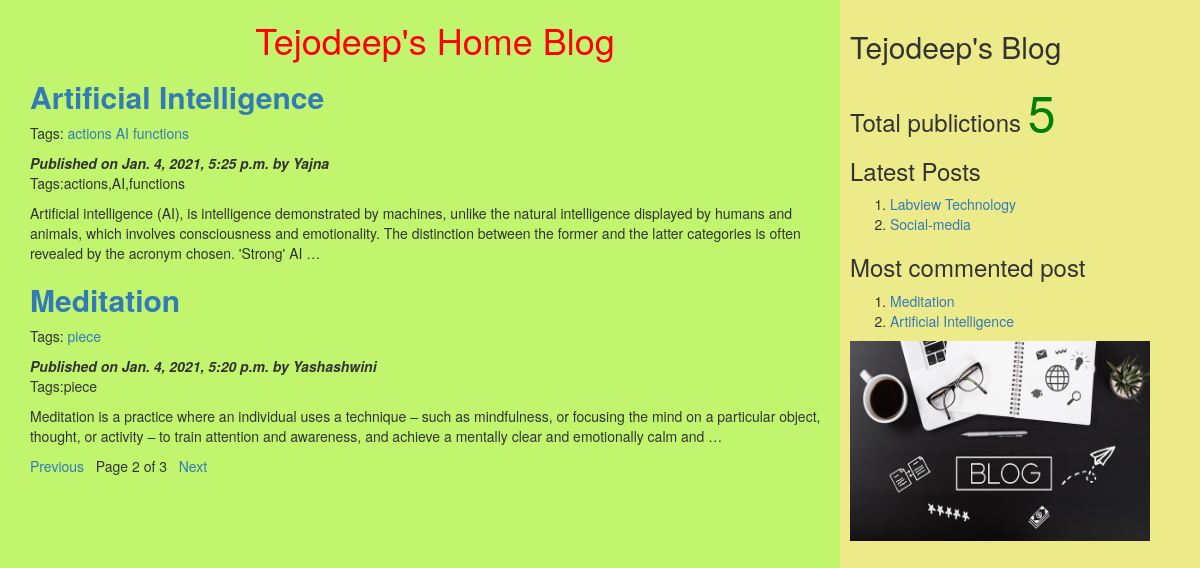
Screenshot of /?page=2 with the database file from the repository.
### myApp/models.py (models this page shows, shortened)
class Post(models.Model):
          tags=TaggableManager()
          STATUS_CHOICES=(('draft','Draft'),('published','Published'))
          title=models.CharField(max_length=256)
          slug=models.SlugField(max_length=264,unique_for_date='publish')
          author=models.ForeignKey(User,related_name='blog_posts',on_delete= models.CASCADE)
          body=models.TextField()
          publish=models.DateTimeField(default=timezone.now)
          created=models.DateTimeField(auto_now_add=True)
          updated=models.DateTimeField(auto_now=True)
          status= models.CharField(max_length=10,choices=STATUS_CHOICES,default='draft')
          objects=CustomManager()
          class Meta:
                ordering=('-publish',)
          def get_absolute_url(self):
                return reverse('post_detail',args=[self.publish.year,self.publish.strftime('%m'),self.publish.strftime('%d'),self.slug])

### myApp/views.py (the view)
# urls.py: url(r'^$',views.post_list_view),
def post_list_view(request,tag_slug=None):
    post_list=Post.objects.all()
    tag=None
    if tag_slug:
        tag=get_object_or_404(Tag,slug=tag_slug)#provided slug
        post_list=post_list.filter(tags__in=[tag])
    paginator=Paginator(post_list,2) #step1
    page_number=request.GET.get('page') #step2
    try:
       post_list=paginator.page(page_number) #step2
    except PageNotAnInteger:
       post_list=paginator.page(1) #step 3
    except EmptyPage:
      post_list=paginator.page(paginator.num_pages) #step 4
    d={'post_list':post_list,'tag':tag}
    return render(request,'myApp/post_list.html',d)

### myApp/models.py (called while the page is built)
    def get_queryset(self):
        return super().get_queryset().filter(status='published')

### myApp/templatetags/mytags.py (called while the page is built)
@register.simple_tag
def total_posts():
    return Post.objects.count()

@register.inclusion_tag('myApp/latest_post.html')
def show_latest_posts(count=3):
    latest_posts=Post.objects.order_by('-publish')[:count]
    return {'latest_posts':latest_posts}

@register.simple_tag
def get_most_commented_posts(count=2):
    return Post.objects.annotate(total_comments=Count('comments')).order_by('-total_comments')[:count]

### template/myApp/post_list.html (shortened to what this page needs)
<html>
    {%extends 'myApp/parent.html'%}
        {%block content_block%}
        <h1 style="color:red"><center>Tejodeep's Home Blog</center></h1>
        {%for post in post_list%}
        <a href="{{post.get_absolute_url}}"><h2><b>{{post.title}}</b></h2></a>
         <p>Tags:
              {%for t in post.tags.all%}
              <a href="{%url "post_list_by_tag_name" t.slug%}">{{t.name}}</a>
               {%endfor%}
          </p>
        <i><b>Published on {{post.publish}} by {{post.author|title}}</b></i>
        <p>Tags:{{post.tags.all|join:','}}</p>
        {{post.body|truncatewords:40|linebreaks}}
        {%endfor%}
        {%include 'myApp/pagination.html' with page=post_list%}
        {%endblock%}

### template/myApp/parent.html (shortened to what this page needs)
<html>
{%load static%}
{%load mytags%}
    <head>
        <link rel="stylesheet" href="https://maxcdn.bootstrapcdn.com/bootstrap/3.3.7/css/bootstrap.min.css">
    </head>
    <body>
        <div class="content" style="width:70%;float:left;background-color:#c1f56e;height:300%;padding:0 0 0 30px">
              {%block content_block%}
              {%endblock%}
        </div>
        <div class="sidebar" style="width:30%;float:right;background-color:#edea8a;height:300%;padding:10px">
            <h2>Tejodeep's Blog</h2>
            <h3>Total publictions
              <span style="color:green;font-size:50px">
              {%total_posts%}</span>
              <h3>Latest Posts</h3>
              {% show_latest_posts 2 %}
              <h3>Most commented post</h3>
              {%get_most_commented_posts as m%}
              <ol>
                {%for post in m%}
                <li><a href="{{post.get_absolute_url}}">{{post.title}}</a></li>
                {%endfor%}
              </ol>
            </h3>
<img src="{% static "images/blog.jpg" %}" width="300px" height="200px"/>
        </div>
    </body>
</html>

### template/myApp/latest_post.html
<!DOCTYPE html>
<html lang="en" dir="ltr">
  <body>
    <ol>
    {%for post in latest_posts%}
    <li><a href="{{post.get_absolute_url}}">{{post.title}}</a></li>
    {%endfor%}
    </ol>
  </body>
</html>

### rows the page displays
Post: title "Artificial Intelligence", publish "Jan. 4, 2021, 5:25 p.m.", author "Yajna", tags.all "actions,AI,functions", body "Artificial intelligence (AI), is intelligence demonstrated by machines, unlike the natural intelligence displayed by humans and animals, which involves consciousness and emotionality. The distinction between the former and the latter categories is often revealed by the acronym chosen. 'Strong' AI …"
Tag: name "actions"
Tag: name "AI"
Tag: name "functions"
Post: title "Meditation", publish "Jan. 4, 2021, 5:20 p.m.", author "Yashashwini", tags.all "piece", body "Meditation is a practice where an individual uses a technique – such as mindfulness, or focusing the mind on a particular object, thought, or activity – to train attention and awareness, and achieve a mentally clear and emotionally calm and …"
Tag: name "piece"
Post: title "Labview Technology"
Post: title "Social-media"

### other values shown
{{ page.number }} "2"
{{ page.paginator.num_pages }} "3"
